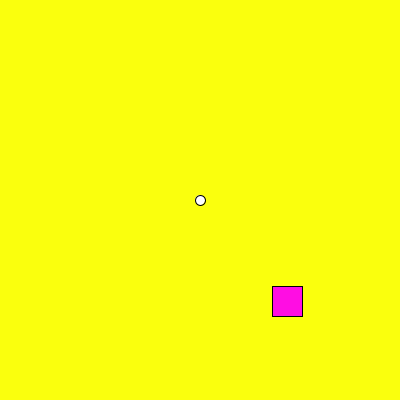
Frame 1 (no input)
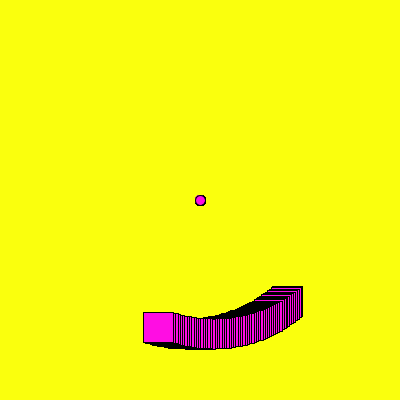
Frame 60 (the mouse pressed at the canvas centre just before this capture)
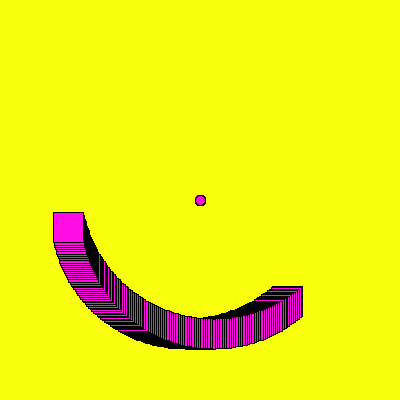
Frame 120 (the mouse held since frame 60 and released just before this capture)

The Processing sketch that drew these frames (run headless with seeded random() and noise(); from frame 60 on, the mouse is pressed at the canvas centre):

// Processing sketch: rectCircleCosSin
// ── rectCircleCosSin.pde
//move 134 pixels at 48 degrees from 200,200

float degrees = 48;
void setup(){
 background(250,255,13);
 size(400,400); 
  
}

void draw(){
 ellipse(200,200,10,10);
 
 degrees+=1;
 float x = cos(radians(degrees)) * 134;
 float y = sin(radians(degrees)) * 134;
 
 rectMode(CENTER);
 fill(255,13,227);
 rect(200+x, 200 +y,30,30);
  
}
